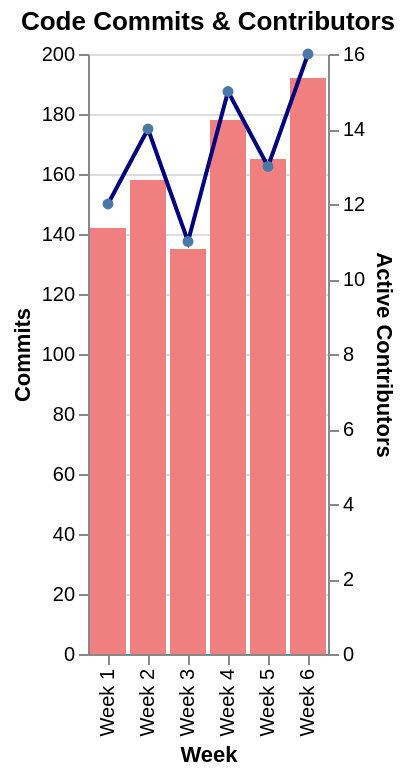

Write a Vega-Lite specification for this figure.
### Vega-Lite specification from a JSON file in a GitHub repository (floating-point values rounded to 4 significant figures)
{"$schema": "https://vega.github.io/schema/vega-lite/v6.json", "description": "Code commit activity", "layer": [{"mark": "bar", "encoding": {"x": {"field": "week", "type": "ordinal", "axis": {"title": "Week"}}, "y": {"field": "commits", "type": "quantitative", "axis": {"title": "Commits"}}, "color": {"value": "lightcoral"}}}, {"mark": {"type": "line", "point": true, "color": "navy"}, "encoding": {"x": {"field": "week", "type": "ordinal"}, "y": {"field": "contributors", "type": "quantitative", "axis": {"title": "Active Contributors"}}}}], "data": {"values": [{"week": "Week 1", "commits": 142, "contributors": 12}, {"week": "Week 2", "commits": 158, "contributors": 14}, {"week": "Week 3", "commits": 135, "contributors": 11}, {"week": "Week 4", "commits": 178, "contributors": 15}, {"week": "Week 5", "commits": 165, "contributors": 13}, {"week": "Week 6", "commits": 192, "contributors": 16}]}, "resolve": {"scale": {"y": "independent"}}, "title": "Code Commits & Contributors"}
